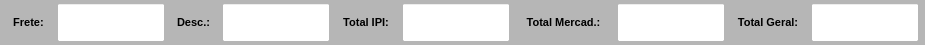
     <widget class="QWidget" name="widget_Cor4" native="true">
      <property name="minimumSize">
       <size>
        <width>0</width>
        <height>0</height>
       </size>
      </property>
      <property name="maximumSize">
       <size>
        <width>16777215</width>
        <height>45</height>
       </size>
      </property>
      <property name="font">
       <font>
        <pointsize>8</pointsize>
       </font>
      </property>
      <property name="styleSheet">
       <string notr="true">background-color: rgb(182, 182, 182);</string>
      </property>
      <layout class="QHBoxLayout" name="horizontalLayout_6">
       <property name="leftMargin">
        <number>0</number>
       </property>
       <property name="topMargin">
        <number>0</number>
       </property>
       <property name="rightMargin">
        <number>0</number>
       </property>
       <property name="bottomMargin">
        <number>0</number>
       </property>
       <item>
        <widget class="QWidget" name="widget_25" native="true">
         <property name="font">
          <font>
           <pointsize>8</pointsize>
          </font>
         </property>
         <layout class="QHBoxLayout" name="horizontalLayout_19">
          <property name="leftMargin">
           <number>6</number>
          </property>
          <property name="topMargin">
           <number>3</number>
          </property>
          <property name="rightMargin">
           <number>6</number>
          </property>
          <property name="bottomMargin">
           <number>3</number>
          </property>
          <item>
           <widget class="QLabel" name="label_43">
            <property name="minimumSize">
             <size>
              <width>45</width>
              <height>0</height>
             </size>
            </property>
            <property name="maximumSize">
             <size>
              <width>45</width>
              <height>16777215</height>
             </size>
            </property>
            <property name="font">
             <font>
              <pointsize>8</pointsize>
              <weight>75</weight>
              <bold>true</bold>
             </font>
            </property>
            <property name="text">
             <string>Frete:</string>
            </property>
            <property name="alignment">
             <set>Qt::AlignCenter</set>
            </property>
           </widget>
          </item>
          <item>
           <widget class="QLineEdit" name="line_Frete">
            <property name="sizePolicy">
             <sizepolicy hsizetype="Preferred" vsizetype="Preferred">
              <horstretch>0</horstretch>
              <verstretch>0</verstretch>
             </sizepolicy>
            </property>
            <property name="minimumSize">
             <size>
              <width>0</width>
              <height>0</height>
             </size>
            </property>
            <property name="maximumSize">
             <size>
              <width>16777215</width>
              <height>16777215</height>
             </size>
            </property>
            <property name="font">
             <font>
              <pointsize>8</pointsize>
              <weight>50</weight>
              <bold>false</bold>
             </font>
            </property>
            <property name="styleSheet">
             <string notr="true">background-color: rgb(255, 255, 255);</string>
            </property>
            <property name="alignment">
             <set>Qt::AlignCenter</set>
            </property>
           </widget>
          </item>
          <item>
           <widget class="QLabel" name="label_45">
            <property name="minimumSize">
             <size>
              <width>45</width>
              <height>0</height>
             </size>
            </property>
            <property name="maximumSize">
             <size>
              <width>45</width>
              <height>16777215</height>
             </size>
            </property>
            <property name="font">
             <font>
              <pointsize>8</pointsize>
              <weight>75</weight>
              <bold>true</bold>
             </font>
            </property>
            <property name="text">
             <string>Desc.:</string>
            </property>
            <property name="alignment">
             <set>Qt::AlignCenter</set>
            </property>
           </widget>
          </item>
          <item>
           <widget class="QLineEdit" name="line_Desconto">
            <property name="sizePolicy">
             <sizepolicy hsizetype="Preferred" vsizetype="Preferred">
              <horstretch>0</horstretch>
              <verstretch>0</verstretch>
             </sizepolicy>
            </property>
            <property name="minimumSize">
             <size>
              <width>0</width>
              <height>0</height>
             </size>
            </property>
            <property name="maximumSize">
             <size>
              <width>16777215</width>
              <height>16777215</height>
             </size>
            </property>
            <property name="font">
             <font>
              <pointsize>8</pointsize>
              <weight>50</weight>
              <bold>false</bold>
             </font>
            </property>
            <property name="styleSheet">
             <string notr="true">background-color: rgb(255, 255, 255);</string>
            </property>
            <property name="alignment">
             <set>Qt::AlignCenter</set>
            </property>
           </widget>
          </item>
          <item>
           <widget class="QLabel" name="label_46">
            <property name="minimumSize">
             <size>
              <width>60</width>
              <height>0</height>
             </size>
            </property>
            <property name="maximumSize">
             <size>
              <width>60</width>
              <height>16777215</height>
             </size>
            </property>
            <property name="font">
             <font>
              <pointsize>8</pointsize>
              <weight>75</weight>
              <bold>true</bold>
             </font>
            </property>
            <property name="text">
             <string>Total IPI:</string>
            </property>
            <property name="alignment">
             <set>Qt::AlignCenter</set>
            </property>
           </widget>
          </item>
          <item>
           <widget class="QLineEdit" name="line_Total_Ipi">
            <property name="sizePolicy">
             <sizepolicy hsizetype="Preferred" vsizetype="Preferred">
              <horstretch>0</horstretch>
              <verstretch>0</verstretch>
             </sizepolicy>
            </property>
            <property name="minimumSize">
             <size>
              <width>0</width>
              <height>0</height>
             </size>
            </property>
            <property name="maximumSize">
             <size>
              <width>16777215</width>
              <height>16777215</height>
             </size>
            </property>
            <property name="font">
             <font>
              <pointsize>8</pointsize>
             </font>
            </property>
            <property name="styleSheet">
             <string notr="true">background-color: rgb(255, 255, 255);</string>
            </property>
            <property name="alignment">
             <set>Qt::AlignCenter</set>
            </property>
           </widget>
          </item>
          <item>
           <widget class="QLabel" name="label_48">
            <property name="minimumSize">
             <size>
              <width>95</width>
              <height>0</height>
             </size>
            </property>
            <property name="maximumSize">
             <size>
              <width>95</width>
              <height>16777215</height>
             </size>
            </property>
            <property name="font">
             <font>
              <pointsize>8</pointsize>
              <weight>75</weight>
              <bold>true</bold>
             </font>
            </property>
            <property name="text">
             <string>Total Mercad.:</string>
            </property>
            <property name="alignment">
             <set>Qt::AlignCenter</set>
            </property>
           </widget>
          </item>
          <item>
           <widget class="QLineEdit" name="line_Total_Merc">
            <property name="sizePolicy">
             <sizepolicy hsizetype="Preferred" vsizetype="Preferred">
              <horstretch>0</horstretch>
              <verstretch>0</verstretch>
             </sizepolicy>
            </property>
            <property name="minimumSize">
             <size>
              <width>0</width>
              <height>0</height>
             </size>
            </property>
            <property name="maximumSize">
             <size>
              <width>16777215</width>
              <height>16777215</height>
             </size>
            </property>
            <property name="font">
             <font>
              <pointsize>8</pointsize>
             </font>
            </property>
            <property name="styleSheet">
             <string notr="true">background-color: rgb(255, 255, 255);</string>
            </property>
            <property name="alignment">
             <set>Qt::AlignCenter</set>
            </property>
           </widget>
          </item>
          <item>
           <widget class="QLabel" name="label_50">
            <property name="minimumSize">
             <size>
              <width>74</width>
              <height>0</height>
             </size>
            </property>
            <property name="maximumSize">
             <size>
              <width>74</width>
              <height>16777215</height>
             </size>
            </property>
            <property name="font">
             <font>
              <pointsize>8</pointsize>
              <weight>75</weight>
              <bold>true</bold>
             </font>
            </property>
            <property name="text">
             <string>Total Geral:</string>
            </property>
            <property name="alignment">
             <set>Qt::AlignCenter</set>
            </property>
           </widget>
          </item>
          <item>
           <widget class="QLineEdit" name="line_Total_Geral">
            <property name="sizePolicy">
             <sizepolicy hsizetype="Preferred" vsizetype="Preferred">
              <horstretch>0</horstretch>
              <verstretch>0</verstretch>
             </sizepolicy>
            </property>
            <property name="minimumSize">
             <size>
              <width>0</width>
              <height>0</height>
             </size>
            </property>
            <property name="maximumSize">
             <size>
              <width>16777215</width>
              <height>16777215</height>
             </size>
            </property>
            <property name="font">
             <font>
              <pointsize>8</pointsize>
             </font>
            </property>
            <property name="styleSheet">
             <string notr="true">background-color: rgb(255, 255, 255);</string>
            </property>
            <property name="alignment">
             <set>Qt::AlignCenter</set>
            </property>
           </widget>
          </item>
         </layout>
        </widget>
       </item>
      </layout>
     </widget>
